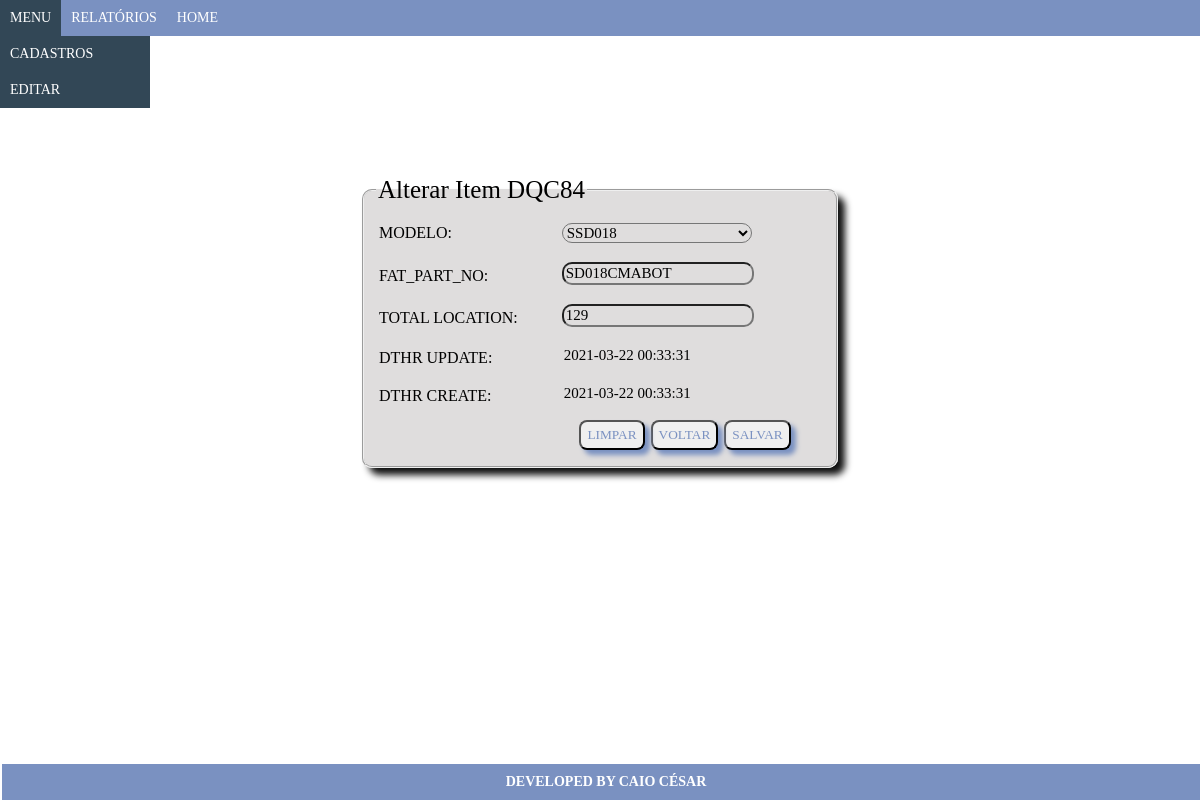
The app's page /view/alterarDqc84.php?acao=Alterar&idDqc84=2 with its own data.
### tables this page shows
CREATE TABLE `dqc84` (
  `ID` int(11) NOT NULL,
  `MODEL` int(11) NOT NULL,
  `FAT_PART_NO` varchar(15) NOT NULL,
  `TOTAL_LOCATION` int(11) NOT NULL,
  `UPDATE_DT` datetime NOT NULL,
  `CREATE_DT` datetime NOT NULL
);

### conexao/conexao.php (called while the page is built, shortened)
<?php
function pegarConexao(){
	$conexao = new mysqli("localhost", "root", "", "testecalcomp");
	return $conexao;
}
?>

### view/alterarDqc84.php (the view, shortened to what this page needs)
<?php
include "../functions/funcoes.php";
?>
<!DOCTYPE html>
<html>
<head>
	<link rel="stylesheet" type="text/css" href="../css/css_altdqcmodel.css">
</head>
<body>
	<?php
	require_once "cabecalho.php";
	?>
	<form class="form" name="formcadfuncionario" method="post" action="../controller/controller_alterarDqc84.php" accept-charset="utf-8">
		<fieldset class="fieldset">
			<table>
				<legend class="legend">Alterar Item DQC84</legend>
				<tbody>
					<?php
					$idDqc84 = $_GET['idDqc84'];
					$sql= "select A.id, A.FAT_PART_NO, A.MODEL, A.TOTAL_LOCATION, A.UPDATE_DT, A.CREATE_DT
					from dqc84 A
					where A.id = $idDqc84
					order by a.ID;";
					$resultado= mysqli_query($conexao,$sql);
					while ($registro=mysqli_fetch_array($resultado)){
						$MODEL = $registro['MODEL'];
						$FAT_PART_NO = $registro['FAT_PART_NO'];
						$TOTAL_LOCATION = $registro['TOTAL_LOCATION'];
						$UPDATE_DT = $registro['UPDATE_DT'];
						$CREATE_DT = $registro['CREATE_DT'];
						?>
						<tr>
							<td><label class="label">MODELO:</label></td>
							<td>
								<?php
								RecuperaSelectModelByCodigo($MODEL);
								?>
							</td>
						</tr>
						<tr>
							<td><label class="label">FAT_PART_NO:</label></td>
							<td><input class="input" type="text" name="FAT_PART_NO" autocomplete="off" autofocus maxlength="15" title="15 no máximo caracteres" value="<?php echo $FAT_PART_NO; ?>"></td>
						</tr>
						<tr>
							<td><label class="label">TOTAL LOCATION:</label></td>
							<td><input class="input" type="text" name="TOTAL_LOCATION" autocomplete="off" value="<?php echo $TOTAL_LOCATION; ?>"></td>
						</tr>
						<tr>
							<td><label class="label">DTHR UPDATE:</label></td>
							<td><input class="input2" type="text" readonly="" name="UPDATE_DT" autocomplete="off"  title="Somente leitura" value="<?php echo $UPDATE_DT; ?>"></td>
						</tr>
						<tr>
							<td><label class="label">DTHR CREATE:</label></td>
							<td><input class="input2" type="text" readonly name="CREATE_DT" autocomplete="off"  title="Somente leitura" value="<?php echo $CREATE_DT; ?>"></td>
						</tr>
						<tr>
							<td colspan="2" align="center">
								<input class="submitlayout" type="submit" name="btsalvar" value="SALVAR">
								<input class="submitlayout" type="button" name="btvoltar" value="VOLTAR" onclick="location='http:../view/listDqc84.php';">
								<input class="submitlayout" type="reset" name="reset" value="LIMPAR">
							</td>
						</tr>
						<?php
					}
					?>
				</tbody>
			</table>
		</fieldset>
	</form>
	<?php
	require_once "rodape.php";
	?>
</body>
</html>

### functions/funcoes.php (shortened to what this page needs)
<?php
require_once "../conexao/conexao.php";
function RecuperaSelectModelByCodigo($idModel){
	echo "<select class='modelo' name='txtmodel' id='model'>";
	$sql = "select id, model from dqcmodel;";
	$query = mysqli_query(pegarConexao(),$sql);
	while ($vetormodel = mysqli_fetch_array($query)){
		$id = $vetormodel['id'];
		if($id == $idModel){
			echo "<option selected='selected' value='".$vetormodel['id']."'>".$vetormodel['model']."</option>";
		}else{
			echo "<option value='".$vetormodel['id']."'>".$vetormodel['model']."</option>";
		}
	}
	echo "</select>";
}
?>

### css/css_altdqcmodel.css (style rules this page uses)
.body { font-family: "Comic Sans MS"; }
.fieldset { display:flex; width: 40%; height: 40%; margin: 100px auto; border-radius: 10px; background-color: #dfdddd; box-shadow: 7px 7px 7px #111; }
.legend { font-size:25px; }
.input { margin: 5px 40px 10px; font-family: "Comic Sans MS"; font-size: 15px; border-radius: 10px; background: none; }
.input2 { margin: 5px 40px 10px; font-family: "Comic Sans MS"; font-size: 15px; border-radius: 10px; background: none; border: none; }
.submitlayout { height: 30px; margin: 3px; border-radius: 8px; color: #7a91c1; font-family: "Comic Sans MS"; box-shadow: 5px 5px 5px; float: right; }
.form { margin: 20px; padding: 20px; }
.modelo { width: 190px; font-family: "Comic Sans MS"; font-size: 15px; border-radius: 10px; background: none; margin: 10px 40px; }

### css/css_cabecalho.css (style rules this page uses)
body, .menu, .sub-menu { font-family: "Comic Sans MS"; margin: 0; padding: 0; }
.body { background-size: cover; }

### records on screen
dqc84: FAT_PART_NO "SD018CMABOT", TOTAL_LOCATION "129", UPDATE_DT "2021-03-22 00:33:31", CREATE_DT "2021-03-22 00:33:31"

### other values on screen
form field txtmodel "SSD018"
